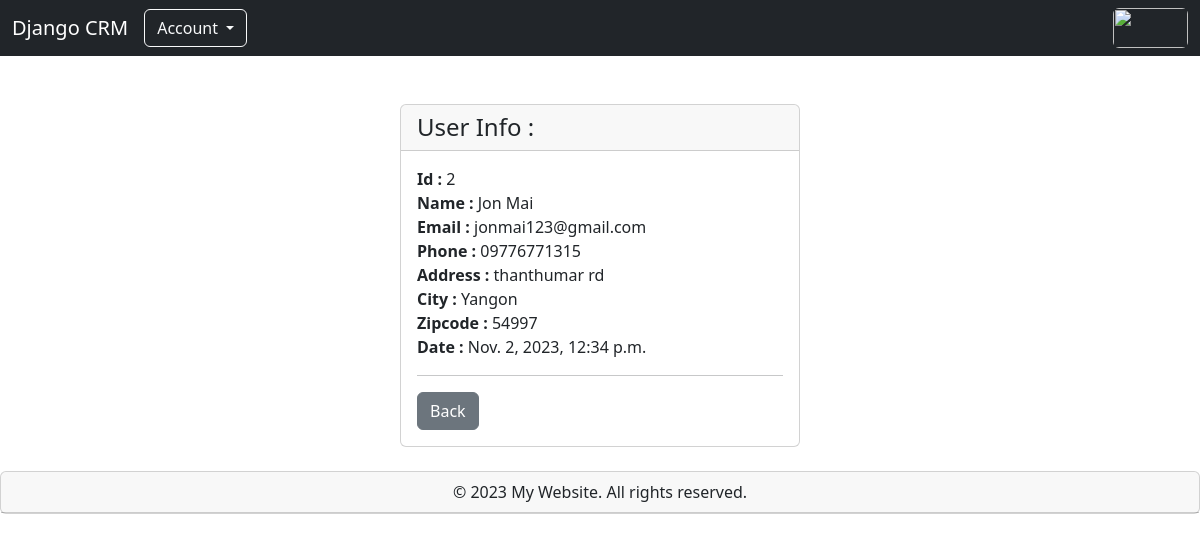
Screenshot of /data_update/2/ with the database file from the repository.
### blog/models.py (models this page shows, shortened)
class Record (models.Model):
    id = models.AutoField(primary_key=True)
    name = models.CharField(max_length=50)
    email = models.CharField(max_length=100)
    phone = models.CharField(max_length=50)
    address = models.CharField(max_length=100)
    city = models.CharField(max_length=50)
    zipcode = models.CharField(max_length=20)
    create_at = models.DateTimeField(default=datetime.now)

### blog/views.py (the view)
# urls.py: path('data_update/<int:user_id>/', data_update),
def data_update(request, user_id):
    if request.method =='GET':
        data_update = Record.objects.get(id=user_id)
    return render (request, 'data_update.html',{'data_update':data_update})

### blog/templates/data_update.html (shortened to what this page needs)
{% extends 'base.html'%}
    {% block body %}
  <br/><br/>
        <div class="card col-md-4 offset-md-4">
            <h4 class="card-header">User Info :</h4>
            <div class="card-body">
                <div><strong>Id :</strong> {{ data_update.id }}</div>
                <div><strong>Name :</strong> {{ data_update.name }}</div>
                <div><strong>Email :</strong> {{ data_update.email }}</div>
                <div><strong>Phone :</strong> {{ data_update.phone }}</div>
                <div><strong>Address :</strong> {{ data_update.address }}</div>
                <div><strong>City :</strong> {{ data_update.city }}</div>
                <div><strong>Zipcode :</strong> {{ data_update.zipcode }}</div>
                <div><strong>Date :</strong> {{ data_update.create_at }}</div><hr/>
                    <a href="/" class="btn btn-secondary">Back</a>
            </div>
        </div>
{% endblock %}

### rows the page displays
Record: id "2", name "Jon Mai", email "jonmai123@gmail.com", phone "09776771315", address "thanthumar rd", city "Yangon", zipcode "54997", create_at "Nov. 2, 2023, 12:34 p.m."
